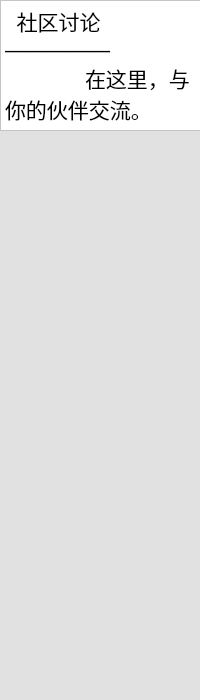
<?xml version="1.0" encoding="UTF-8"?>
<ui version="4.0">
 <class>uicomchat</class>
 <widget class="QWidget" name="uicomchat">
  <property name="geometry">
   <rect>
    <x>0</x>
    <y>0</y>
    <width>200</width>
    <height>700</height>
   </rect>
  </property>
  <property name="windowTitle">
   <string>Form</string>
  </property>
  <property name="styleSheet">
   <string notr="true">background-color: rgb(225, 225, 225);</string>
  </property>
  <widget class="QTextBrowser" name="sloganBar">
   <property name="geometry">
    <rect>
     <x>0</x>
     <y>0</y>
     <width>201</width>
     <height>131</height>
    </rect>
   </property>
   <property name="styleSheet">
    <string notr="true">background-color: rgb(255, 255, 255);
border-color: rgb(0, 0, 0);</string>
   </property>
   <property name="html">
    <string>&lt;!DOCTYPE HTML PUBLIC &quot;-//W3C//DTD HTML 4.0//EN&quot; &quot;http://www.w3.org/TR/REC-html40/strict.dtd&quot;&gt;
&lt;html&gt;&lt;head&gt;&lt;meta name=&quot;qrichtext&quot; content=&quot;1&quot; /&gt;&lt;meta charset=&quot;utf-8&quot; /&gt;&lt;style type=&quot;text/css&quot;&gt;
p, li { white-space: pre-wrap; }
hr { height: 1px; border-width: 0; }
li.unchecked::marker { content: &quot;\2610&quot;; }
li.checked::marker { content: &quot;\2612&quot;; }
&lt;/style&gt;&lt;/head&gt;&lt;body style=&quot; font-family:'Microsoft YaHei UI'; font-size:9pt; font-weight:400; font-style:normal;&quot;&gt;
&lt;p style=&quot; margin-top:0px; margin-bottom:0px; margin-left:0px; margin-right:0px; -qt-block-indent:0; text-indent:0px;&quot;&gt;&lt;span style=&quot; font-size:16pt;&quot;&gt;  社区讨论&lt;/span&gt;&lt;/p&gt;
&lt;p style=&quot; margin-top:0px; margin-bottom:0px; margin-left:0px; margin-right:0px; -qt-block-indent:0; text-indent:0px;&quot;&gt;&lt;span style=&quot; font-size:16pt;&quot;&gt;—————&lt;/span&gt;&lt;/p&gt;
&lt;p style=&quot; margin-top:0px; margin-bottom:0px; margin-left:0px; margin-right:0px; -qt-block-indent:0; text-indent:0px;&quot;&gt;&lt;span style=&quot; font-size:16pt;&quot;&gt;	在这里，与你的伙伴交流。&lt;/span&gt;&lt;/p&gt;&lt;/body&gt;&lt;/html&gt;</string>
   </property>
  </widget>
 </widget>
 <resources/>
 <connections/>
</ui>
